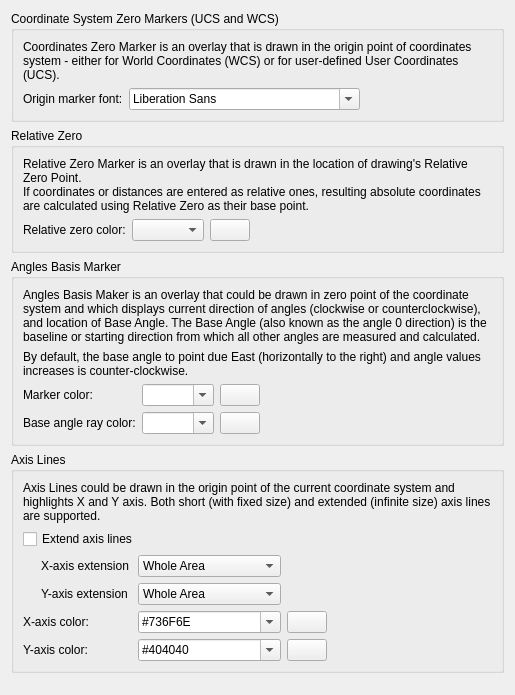
<?xml version="1.0" encoding="UTF-8"?>
<ui version="4.0">
 <class>LC_SettingsPageDraftingThemeCoordinateSystemOrigin</class>
 <widget class="QWidget" name="LC_SettingsPageDraftingThemeCoordinateSystemOrigin">
  <property name="geometry">
   <rect>
    <x>0</x>
    <y>0</y>
    <width>515</width>
    <height>695</height>
   </rect>
  </property>
  <layout class="QVBoxLayout" name="mainLayout">
   <item>
    <widget class="QGroupBox" name="gbOriginMarkers">
     <property name="title">
      <string>Coordinate System Zero Markers (UCS and WCS)</string>
     </property>
     <layout class="QGridLayout" name="gridLayout_2">
      <item row="3" column="1">
       <widget class="QFontComboBox" name="fcbUCSFont">
        <property name="toolTip">
         <string>Origin Marker Font

Font family used for the origin marker labels.</string>
        </property>
       </widget>
      </item>
      <item row="3" column="0">
       <widget class="QLabel" name="lblUCSFont">
        <property name="text">
         <string>Origin marker font:</string>
        </property>
       </widget>
      </item>
      <item row="3" column="2">
       <spacer name="horizontalSpacer_2">
        <property name="orientation">
         <enum>Qt::Orientation::Horizontal</enum>
        </property>
        <property name="sizeHint" stdset="0">
         <size>
          <width>0</width>
          <height>0</height>
         </size>
        </property>
       </spacer>
      </item>
      <item row="0" column="0" colspan="3">
       <widget class="QLabel" name="label_2">
        <property name="text">
         <string>Coordinates Zero Marker is an overlay that is drawn in the origin point of coordinates system - either for World Coordinates (WCS) or for user-defined User Coordinates (UCS).</string>
        </property>
        <property name="wordWrap">
         <bool>true</bool>
        </property>
       </widget>
      </item>
     </layout>
    </widget>
   </item>
   <item>
    <widget class="QGroupBox" name="gbRelativeZero">
     <property name="title">
      <string>Relative Zero</string>
     </property>
     <layout class="QGridLayout" name="gridLayout">
      <item row="2" column="3">
       <spacer name="horizontalSpacer">
        <property name="orientation">
         <enum>Qt::Orientation::Horizontal</enum>
        </property>
        <property name="sizeHint" stdset="0">
         <size>
          <width>0</width>
          <height>0</height>
         </size>
        </property>
       </spacer>
      </item>
      <item row="2" column="2">
       <widget class="LC_ColorButton" name="pb_relativeZeroColor">
        <property name="toolTip">
         <string>Marker Color

Click to choose color for the 
Relative Zero marker.</string>
        </property>
       </widget>
      </item>
      <item row="2" column="1">
       <widget class="QComboBox" name="cbRelativeZeroColor">
        <property name="toolTip">
         <string>Relative Zero Color

Color name or hexadecimal code for
the Relative Zero marker.</string>
        </property>
       </widget>
      </item>
      <item row="2" column="0">
       <widget class="QLabel" name="lblRelZeroColor">
        <property name="text">
         <string>Relative zero color:</string>
        </property>
       </widget>
      </item>
      <item row="0" column="0" colspan="4">
       <widget class="QLabel" name="label">
        <property name="text">
         <string>Relative Zero Marker is an overlay that is drawn in the location of drawing's Relative Zero Point.
If coordinates or distances are entered as relative ones, resulting absolute coordinates are calculated using Relative Zero as their base point.  </string>
        </property>
        <property name="wordWrap">
         <bool>true</bool>
        </property>
       </widget>
      </item>
     </layout>
    </widget>
   </item>
   <item>
    <widget class="QGroupBox" name="groupBox_20">
     <property name="title">
      <string>Angles Basis Marker</string>
     </property>
     <layout class="QGridLayout" name="gridLayout_2">
      <item row="2" column="3">
       <spacer name="horizontalSpacer">
        <property name="orientation">
         <enum>Qt::Orientation::Horizontal</enum>
        </property>
        <property name="sizeHint" stdset="0">
         <size>
          <width>0</width>
          <height>0</height>
         </size>
        </property>
       </spacer>
      </item>
      <item row="4" column="2">
       <widget class="LC_ColorButton" name="pbAnglesMarkAngleRay">
        <property name="toolTip">
         <string>Base Angle Ray Color

Click to choose color for the
base angle ray.</string>
        </property>
       </widget>
      </item>
      <item row="3" column="2">
       <widget class="LC_ColorButton" name="pbAnglesMarkDirection">
        <property name="toolTip">
         <string>Direction Circle

Click to choose color for the 
 angles direction circle.</string>
        </property>
       </widget>
      </item>
      <item row="4" column="1">
       <widget class="LC_ContentAdjustableComboBox" name="cbAnglesMarkColorAngleRay">
        <property name="toolTip">
         <string>Base Angle Ray Color

Color name or hexadecimal code for
 for Base Angle baseline ray</string>
        </property>
        <property name="editable">
         <bool>true</bool>
        </property>
        <property name="sizeAdjustPolicy">
         <enum>QComboBox::SizeAdjustPolicy::AdjustToContents</enum>
        </property>
       </widget>
      </item>
      <item row="0" column="0" colspan="4">
       <widget class="QLabel" name="label">
        <property name="text">
         <string>Angles Basis Maker is an overlay that could be drawn in zero point of the coordinate system and which displays current direction of angles (clockwise or counterclockwise), and location of Base Angle. The Base Angle (also known as the angle 0 direction) is the baseline or starting direction from which all other angles are measured and calculated.</string>
        </property>
        <property name="wordWrap">
         <bool>true</bool>
        </property>
       </widget>
      </item>
      <item row="3" column="0">
       <widget class="QLabel" name="label_28">
        <property name="text">
         <string>Marker color:</string>
        </property>
        <property name="buddy">
         <cstring>cbAnglesMarkColorDirection</cstring>
        </property>
       </widget>
      </item>
      <item row="3" column="1">
       <widget class="LC_ContentAdjustableComboBox" name="cbAnglesMarkColorDirection">
        <property name="toolTip">
         <string>Angles Basis Direction Color

Color name or hexadecimal code for
 the angles basis marker</string>
        </property>
        <property name="editable">
         <bool>true</bool>
        </property>
        <property name="sizeAdjustPolicy">
         <enum>QComboBox::SizeAdjustPolicy::AdjustToContents</enum>
        </property>
       </widget>
      </item>
      <item row="4" column="0">
       <widget class="QLabel" name="label_29">
        <property name="text">
         <string>Base angle ray color:</string>
        </property>
        <property name="buddy">
         <cstring>cbAnglesMarkColorAngleRay</cstring>
        </property>
       </widget>
      </item>
      <item row="1" column="0" colspan="4">
       <widget class="QLabel" name="label_2">
        <property name="text">
         <string>By default, the base angle to point due East (horizontally to the right) and angle values increases is counter-clockwise.</string>
        </property>
        <property name="wordWrap">
         <bool>true</bool>
        </property>
       </widget>
      </item>
     </layout>
    </widget>
   </item>
   <item>
    <widget class="QGroupBox" name="groupBox_9">
     <property name="title">
      <string>Axis Lines</string>
     </property>
     <layout class="QGridLayout" name="gridLayout_ax">
      <item row="2" column="1">
       <widget class="LC_ContentAdjustableComboBox" name="cbXAxisAreas">
        <property name="toolTip">
         <string>X-Axis Extension Mode

Defines how to draw extended X axis</string>
        </property>
        <item>
         <property name="text">
          <string>Whole Area</string>
         </property>
        </item>
        <item>
         <property name="text">
          <string>Positive Values Area</string>
         </property>
        </item>
       </widget>
      </item>
      <item row="4" column="3">
       <spacer name="horizontalSpacer">
        <property name="orientation">
         <enum>Qt::Orientation::Horizontal</enum>
        </property>
        <property name="sizeHint" stdset="0">
         <size>
          <width>0</width>
          <height>0</height>
         </size>
        </property>
       </spacer>
      </item>
      <item row="0" column="0" colspan="4">
       <widget class="QLabel" name="label">
        <property name="text">
         <string>Axis Lines could be drawn in the origin point of the current coordinate system and highlights X and Y axis. Both short (with fixed size) and extended (infinite size) axis lines are supported.</string>
        </property>
        <property name="wordWrap">
         <bool>true</bool>
        </property>
       </widget>
      </item>
      <item row="3" column="1">
       <widget class="LC_ContentAdjustableComboBox" name="cbYAxisAreas">
        <property name="toolTip">
         <string>Y-Axis Extension Mode

Defines how to draw extended Y axis</string>
        </property>
        <item>
         <property name="text">
          <string>Whole Area</string>
         </property>
        </item>
        <item>
         <property name="text">
          <string>Positive Values Area</string>
         </property>
        </item>
       </widget>
      </item>
      <item row="5" column="2">
       <widget class="LC_ColorButton" name="pb_axis_Y">
        <property name="toolTip">
         <string>Y-Axis Color

Click to choose color for the 
Y axis line.</string>
        </property>
       </widget>
      </item>
      <item row="5" column="0">
       <widget class="QLabel" name="lAxisYColor">
        <property name="text">
         <string>Y-axis color:</string>
        </property>
        <property name="buddy">
         <cstring>cbAxisYColor</cstring>
        </property>
       </widget>
      </item>
      <item row="5" column="1">
       <widget class="LC_ContentAdjustableComboBox" name="cbAxisYColor">
        <property name="toolTip">
         <string>Y-Axis Color

Color name or hexadecimal code for
 Y axis</string>
        </property>
        <property name="editable">
         <bool>true</bool>
        </property>
        <property name="currentText">
         <string>#404040</string>
        </property>
       </widget>
      </item>
      <item row="4" column="1">
       <widget class="LC_ContentAdjustableComboBox" name="cbAxisXColor">
        <property name="toolTip">
         <string>X-Axis Color

Color name or hexadecimal code for
 X axis</string>
        </property>
        <property name="editable">
         <bool>true</bool>
        </property>
        <property name="currentText">
         <string>#736F6E</string>
        </property>
       </widget>
      </item>
      <item row="3" column="0">
       <widget class="QLabel" name="lYAxisAreas">
        <property name="styleSheet">
         <string notr="true">margin-left:15px</string>
        </property>
        <property name="text">
         <string>Y-axis extension</string>
        </property>
        <property name="buddy">
         <cstring>cbYAxisAreas</cstring>
        </property>
       </widget>
      </item>
      <item row="4" column="2">
       <widget class="LC_ColorButton" name="pb_axis_X">
        <property name="toolTip">
         <string>X-Axis Color

Click to choose color for the
 X axis line.</string>
        </property>
       </widget>
      </item>
      <item row="1" column="0" colspan="2">
       <widget class="QCheckBox" name="cbGridExtendAxisLines">
        <property name="toolTip">
         <string>Extend Axis Lines

If checked, axises will be inifinite lines.</string>
        </property>
        <property name="text">
         <string>Extend axis lines</string>
        </property>
       </widget>
      </item>
      <item row="4" column="0">
       <widget class="QLabel" name="lAxisXColor">
        <property name="text">
         <string>X-axis color:</string>
        </property>
        <property name="buddy">
         <cstring>cbAxisXColor</cstring>
        </property>
       </widget>
      </item>
      <item row="2" column="0">
       <widget class="QLabel" name="lXAxisAreas">
        <property name="styleSheet">
         <string notr="true">margin-left:15px</string>
        </property>
        <property name="text">
         <string>X-axis extension</string>
        </property>
        <property name="buddy">
         <cstring>cbXAxisAreas</cstring>
        </property>
       </widget>
      </item>
     </layout>
    </widget>
   </item>
   <item>
    <spacer name="verticalSpacer">
     <property name="orientation">
      <enum>Qt::Orientation::Vertical</enum>
     </property>
     <property name="sizeHint" stdset="0">
      <size>
       <width>0</width>
       <height>0</height>
      </size>
     </property>
    </spacer>
   </item>
  </layout>
 </widget>
 <customwidgets>
  <customwidget>
   <class>LC_ColorButton</class>
   <extends>QPushButton</extends>
   <header>lc_color_button.h</header>
  </customwidget>
  <customwidget>
   <class>LC_ContentAdjustableComboBox</class>
   <extends>QComboBox</extends>
   <header location="global">lc_content_adjustable_combo_box.h</header>
  </customwidget>
  <customwidget>
   <class>LC_LazyFontComboBox</class>
   <extends>QFontComboBox</extends>
   <header>lc_lazy_font_combo_box.h</header>
  </customwidget>
 </customwidgets>
 <resources/>
 <connections/>
</ui>
